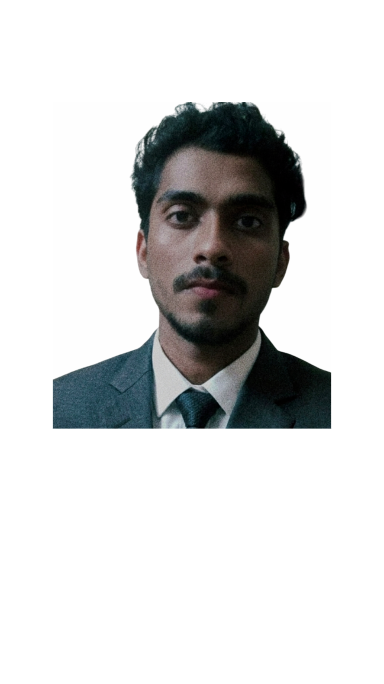
#> input picture assets/photo.png, 768 x 1368 px (shown at 1/2 size)
$ python generate_portrait.py assets/photo.png out.png
#> lines starting #> are read from the running program, lines starting #| are printed output that depends on the picture; after the words box and inside, x2 and y2 are one past the last pixel; in counts of white or black regions, pixels touching at a corner belong together
#!/usr/bin/env python3
"""
generate_portrait.py

Converts a photo into an animated, character-shaded SVG portrait for a
GitHub profile README. Designed to be re-run by a scheduled GitHub Action
so the piece subtly reshuffles over time (new glyph seed = new day).

Usage:
    python3 generate_portrait.py <input_photo> <output_svg> [--seed N] [--cols N]
"""

import sys
import argparse
import random
import numpy as np
from PIL import Image

# Density tiers: light -> dark. Each tier has a few candidate glyphs so the
# texture reads as "code" rather than a plain ASCII ramp, while brightness
# ordering stays correct.
TIERS = [
    [" "],  # background / fully blank
    [".", "`", "'", ":"],
    [";", ",", '"', "~"],
    ["-", "_", "+"],
    ["/", "\\", "|", "<", ">"],
    ["?", "!", "1", ")", "("],
    ["*", "i", "l", "I"],
    ["x", "n", "u", "v", "c"],
    ["z", "j", "t", "f", "r"],
    ["0", "O", "Q", "C"],
    ["#", "%", "@", "&", "B", "M", "W"],
]

BG_THRESHOLD = 0.93  # brightness (0-1) above which a cell is treated as background


def autocrop(im, pad_frac=0.06):
    arr = np.array(im.convert("RGB")).astype(np.float32)
    gray = arr.mean(axis=2) / 255.0
    mask = gray < 0.94
    ys, xs = np.where(mask)
    x0, x1, y0, y1 = xs.min(), xs.max(), ys.min(), ys.max()
    w, h = x1 - x0, y1 - y0
    pad_x, pad_y = int(w * pad_frac), int(h * pad_frac)
    x0 = max(0, x0 - pad_x)
    y0 = max(0, y0 - pad_y)
    x1 = min(im.width, x1 + pad_x)
    y1 = min(im.height, y1 + pad_y)
    return im.crop((x0, y0, x1, y1))


def brightness_grid(im, cols, rows):
    small = im.convert("L").resize((cols, rows), Image.BOX)
    arr = np.array(small).astype(np.float32) / 255.0
    return arr  # shape rows x cols, 0=dark .. 1=light


def pick_glyph(brightness, rng):
    if brightness >= BG_THRESHOLD:
        return None
    # invert: dark pixel -> high tier (dense glyph)
    ink = 1.0 - (brightness / BG_THRESHOLD)
    tier_idx = min(len(TIERS) - 1, int(ink * (len(TIERS) - 1)) + 1)
    tier_idx = max(1, tier_idx)
    candidates = TIERS[tier_idx]
    return rng.choice(candidates)


def build_svg(brightness, cell_w, cell_h, font_size, seed, accent, dim, bg):
    rows, cols = brightness.shape
    rng = random.Random(seed)
    width = cols * cell_w
    height = rows * cell_h

    n_groups = 9
    parts = []
    parts.append(
        f'<svg xmlns="http://www.w3.org/2000/svg" viewBox="0 0 {width} {height}" '
        f'width="{width}" height="{height}" font-family="ui-monospace, SFMono-Regular, '
        f'Menlo, Consolas, monospace" font-size="{font_size}">'
    )

    style = [f"<style>", f"svg{{background:{bg};}}", "text{white-space:pre;}"]
    for g in range(n_groups):
        dur = round(rng.uniform(2.6, 5.5), 2)
        delay = round(rng.uniform(0, 4), 2)
        lo = round(rng.uniform(0.35, 0.55), 2)
        style.append(
            f".g{g}{{animation:flicker{g} {dur}s ease-in-out {delay}s infinite;}}"
            f"@keyframes flicker{g}{{0%,100%{{opacity:1;}}50%{{opacity:{lo};}}}}"
        )
    style.append("</style>")
    parts.append("".join(style))

    for r in range(rows):
        y = r * cell_h + font_size
        row_spans = []
        for c in range(cols):
            b = float(brightness[r, c])
            glyph = pick_glyph(b, rng)
            if glyph is None or glyph == " ":
                continue
            x = c * cell_w
            ink = 1.0 - min(b / BG_THRESHOLD, 1.0)
            opacity = round(0.35 + 0.65 * ink, 2)
            color = accent if rng.random() < 0.035 else dim if ink < 0.28 else "#eef3ff"
            group = rng.randrange(n_groups)
            glyph_esc = (
                glyph.replace("&", "&amp;").replace("<", "&lt;").replace(">", "&gt;")
            )
            row_spans.append(
                f'<tspan x="{x}" class="g{group}" fill="{color}" '
                f'fill-opacity="{opacity}">{glyph_esc}</tspan>'
            )
        if row_spans:
            parts.append(f'<text y="{y}">{"".join(row_spans)}</text>')

    parts.append("</svg>")
    return "\n".join(parts)


def main():
    ap = argparse.ArgumentParser()
    ap.add_argument("input")
    ap.add_argument("output")
    ap.add_argument("--seed", type=int, default=None)
    ap.add_argument("--cols", type=int, default=64)
    ap.add_argument("--cell-w", type=float, default=7.4)
    ap.add_argument("--cell-h", type=float, default=13.2)
    ap.add_argument("--font-size", type=float, default=11.5)
    ap.add_argument("--bg", type=str, default="#0d1117")
    ap.add_argument("--accent", type=str, default="#58a6ff")
    ap.add_argument("--dim", type=str, default="#6e7681")
    args = ap.parse_args()

    seed = args.seed if args.seed is not None else random.randrange(1_000_000)

    im = Image.open(args.input)
#> im is the input picture: PIL image 768x1368 RGBA; mean R, G, B, A 214.4, 215.2, 215.2, 255
    im = autocrop(im)
#> in autocrop, `gray = arr.mean(axis=2) / 255.0`:
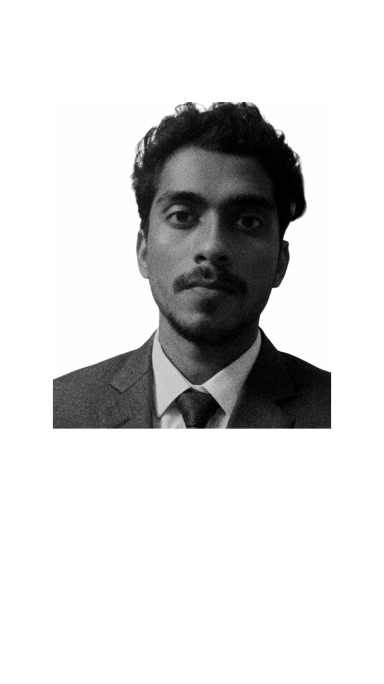
#> gray: shape (1368, 768) float32 (shown at 1/2 size); min 0, max 1, mean 0.843
#> in autocrop, `mask = gray < 0.94`:
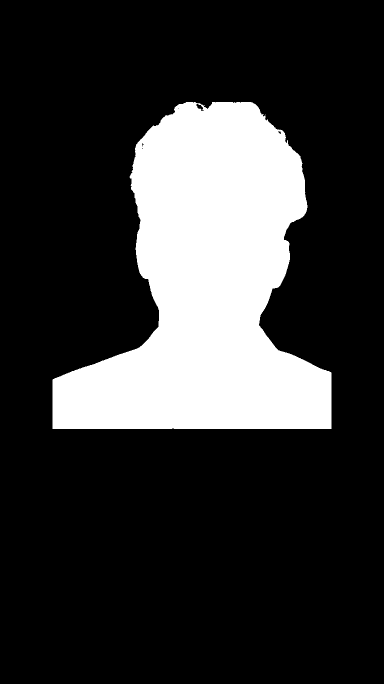
#> mask: shape (1368, 768) bool (shown at 1/2 size); 20.9% white; 2 white regions (1 under 20 px), largest, box (x1, y1, x2, y2) and area: (105, 204, 663, 858) 219362
#> in autocrop, `x0, x1, y0, y1 = xs.min(), xs.max(), ys.min(), ys.max()`: x0 = 105; x1 = 662; y0 = 204; y1 = 857
#> in autocrop, `w, h = x1 - x0, y1 - y0`: w = 557; h = 653
#> in autocrop, `pad_x, pad_y = int(w * pad_frac), int(h * pad_frac)`: pad_x = 33; pad_y = 39
#> in autocrop, `x0 = max(0, x0 - pad_x)`: x0 = 72
#> in autocrop, `y0 = max(0, y0 - pad_y)`: y0 = 165
#> in autocrop, `x1 = min(im.width, x1 + pad_x)`: x1 = 695
#> in autocrop, `y1 = min(im.height, y1 + pad_y)`: y1 = 896
#> in autocrop, `return im.crop((x0, y0, x1, y1))`:
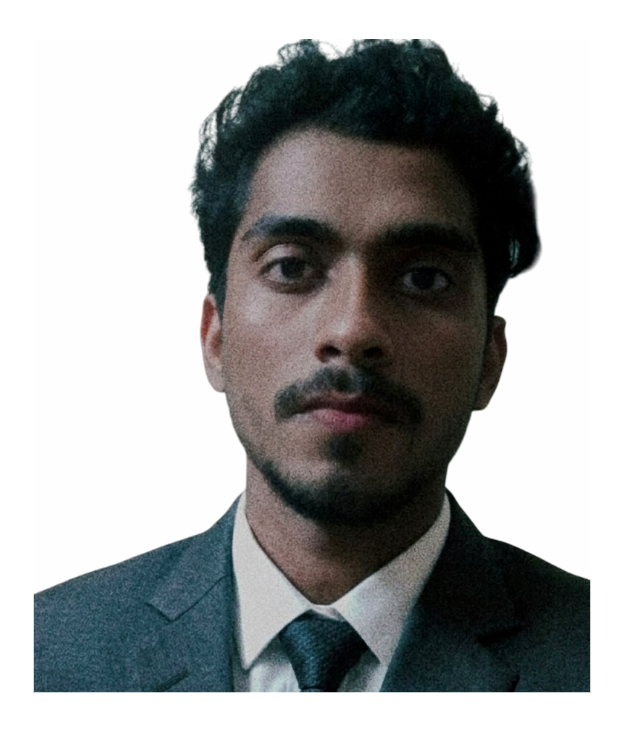
#> returned value: PIL image 623x731 RGBA; mean R, G, B, A 161.3, 163.1, 163.1, 255
    aspect = im.height / im.width
#> aspect = 1.17
    rows = max(1, round(args.cols * aspect * (args.cell_w / args.cell_h)))
#> rows = 42

    grid = brightness_grid(im, args.cols, rows)
#> in brightness_grid, `small = im.convert("L").resize((cols, rows), Image.BOX)`:
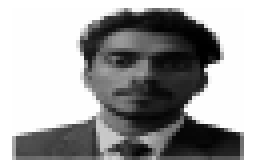
#> small: PIL image 64x42 L (shown 4 times larger); min 0, max 255, mean 162.5
    svg = build_svg(
        grid, args.cell_w, args.cell_h, args.font_size, seed, args.accent, args.dim, args.bg
    )

    with open(args.output, "w") as f:
        f.write(svg)

    print(f"wrote {args.output} ({args.cols}x{rows} grid, seed={seed})")
#| wrote out.png (64x42 grid, seed=885440)


if __name__ == "__main__":
    main()
